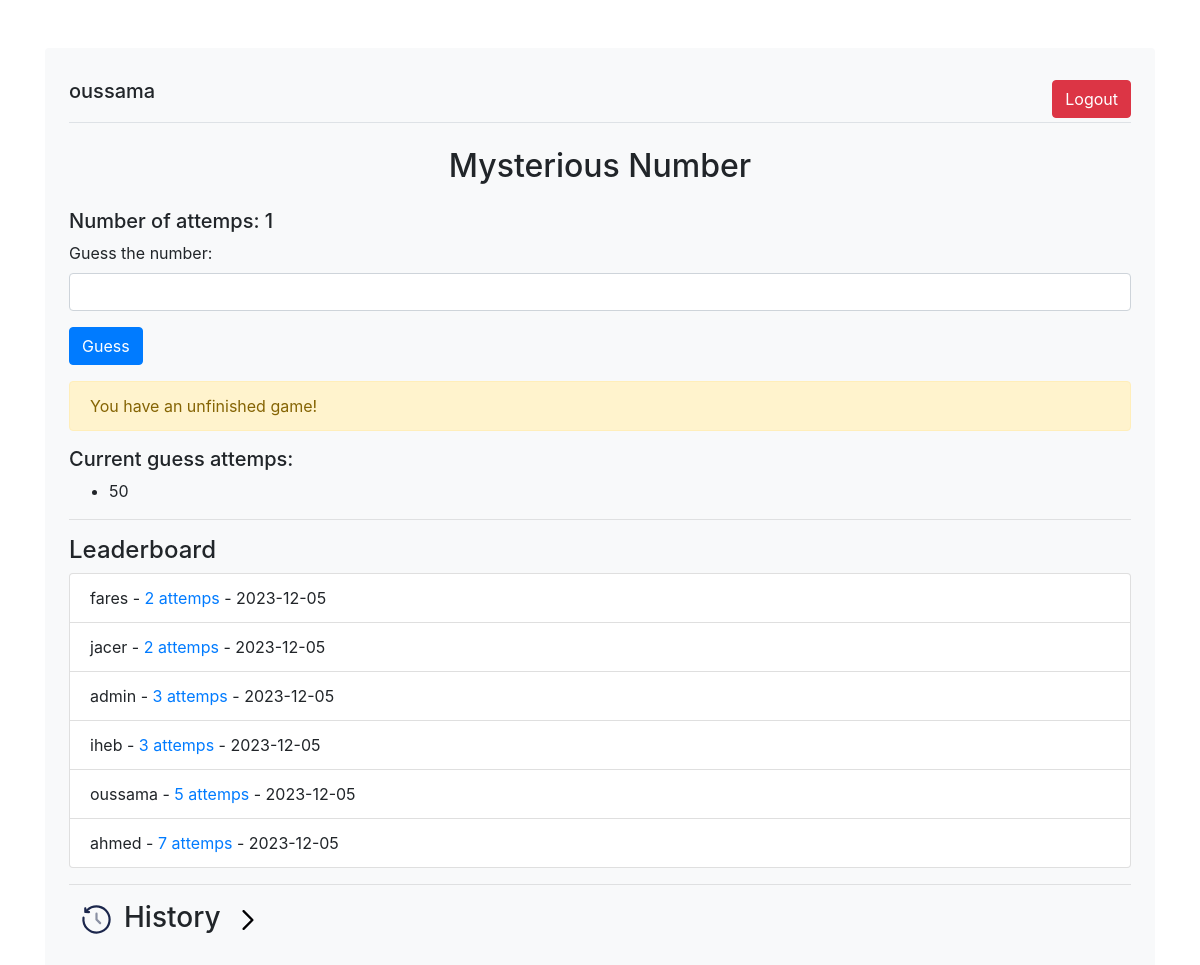
Screenshot of /index.php (signed in) with the database file from the repository.
### tables this page shows
CREATE TABLE `games` (
  `id` int(11) NOT NULL,
  `user_id` int(11) NOT NULL,
  `attemps` int(11) NOT NULL,
  `game_date` date DEFAULT current_timestamp(),
  `finished` tinyint(1) DEFAULT 0,
  `mys_number` int(11) DEFAULT NULL
);

CREATE TABLE `attemps` (
  `id` int(11) NOT NULL,
  `user_id` int(11) DEFAULT NULL,
  `value` int(11) DEFAULT NULL,
  `attemp_date` date DEFAULT current_timestamp(),
  `game_id` int(11) DEFAULT NULL
);

CREATE TABLE `users` (
  `id` int(11) NOT NULL,
  `username` varchar(255) NOT NULL,
  `password` varchar(255) NOT NULL,
  `name` varchar(50) NOT NULL
);

### index.php (the view, shortened to what this page needs)
<?php
require 'config.php';
if ($_SERVER['REQUEST_METHOD'] === 'GET') {
    $user_id = $_SESSION['user_id'] ?? $_COOKIE['user_id'];
    $unfinished_game_query = "SELECT * FROM games WHERE user_id = {$user_id} AND finished = 0";
    $unfinished_game_result = $conn->query($unfinished_game_query);
    if ($unfinished_game_result->num_rows > 0) {
        $row = $unfinished_game_result->fetch_assoc();
        $attemps = $row['attemps'];
    }
}
$highscores_query = "SELECT games.id, users.name, MIN(games.attemps) as min_score, games.game_date as date FROM games INNER JOIN users ON games.user_id = users.id WHERE games.finished = 1 GROUP BY users.username ORDER BY min_score ASC LIMIT 8";
$highscores_result = $conn->query($highscores_query);
$current_attemps_query =  "SELECT * FROM attemps WHERE game_id = {$_SESSION['game_id']} ORDER BY id DESC";
$current_attemps_result = $conn->query($current_attemps_query);
$attemps_list = [];
while ($row = $current_attemps_result->fetch_assoc()) {
    $attemps_list[] = $row;
}
?>
<!DOCTYPE html>
<html lang="en">
<head>
    <link href="https://cdn.jsdelivr.net/npm/bootstrap@4.6.2/dist/css/bootstrap.min.css" rel="stylesheet">
</head>
<body>
    <div class="container mt-5">
        <div class="wrapper w-100 bg-light p-4 rounded">
            <div class="d-flex justify-content-between align-items-center border-bottom pb-1">
                <h5><?= $_SESSION['username'] ?></h5>
                <a class="btn btn-danger mt-2" href="logout.php" class="mt-3">Logout</a>
            </div>
            <h2 class="h2 my-4 text-center">Mysterious Number</h2>
            <form method="post" action="" class="mt-4">
                <h5>Number of attemps: <?= $attemps ?></h5>
                <div class="form-group">
                    <label for="guess">Guess the number:</label>
                    <input type="number" class="form-control" name="guess" required>
                </div>
                <input type="submit" class="btn btn-primary" value="Guess">
            </form>
            <?php
            if (isset($_SESSION['message'])) {
                if (isset($_SESSION["win"])) {
                    echo "<p class='alert alert-success mt-3'>{$_SESSION['message']}</p>";
                } else {
                    echo "<p class='alert alert-info  mt-3'>{$_SESSION['message']}</p>";
                }
                unset($_SESSION['message']);
            } else if ($attemps > 0) {
                echo "<p class='alert alert-warning mt-3'>You have an unfinished game!</p>";
            }
            ?>
            <?php if (count($attemps_list) > 0) : ?>
                <h5>Current guess attemps:</h5>
                <ul class=''>
                    <?php foreach ($attemps_list as $attemp) : ?>
                        <li><?= $attemp['value'] ?></li>
                    <?php endforeach; ?>
                </ul>
            <?php endif; ?>
            <hr>
            <?php
            if ($highscores_result->num_rows > 0) {
                echo "<h4>Leaderboard</h4>";
                echo "<ul class='list-group bg-light border-primary'>";
                while ($row = $highscores_result->fetch_assoc()) {
                    echo "<li class='list-group-item'>{$row['name']} -
                        <a href='attemps_history.php?game_id={$row['id']}'>{$row['min_score']} attemps</a>
                    - {$row['date']}</li>";
                }
                echo "</ul>";
            }
            ?>
            <hr>
            <div class="history">
                <h3><img src="history.svg" alt="">History <img src="chevron.svg" alt=""></h3>
            </div>
        </div>
    </div>
</body>
</html>

### index.php (style rules this page uses)
.wrapper { width: 360px; padding: 20px; }
.history h3 { cursor: pointer; user-select: none; }
.history h3 img { width: 20px; height: 20px; margin-left: 10px; transition: transform 0.15s ease-in-out; }
.history h3 img:first-child { width: 35px; height: 35px; margin-right: 10px; }

### rows the page displays
games: attemps "1"
attemps: value "50"
games: user.name "fares", min_score "2", game_date "2023-12-05"
games: user.name "jacer", min_score "2", game_date "2023-12-05"
games: user.name "admin", min_score "3", game_date "2023-12-05"
games: user.name "iheb", min_score "3", game_date "2023-12-05"
games: user.name "oussama", min_score "5", game_date "2023-12-05"
games: user.name "ahmed", min_score "7", game_date "2023-12-05"

### other values shown
$_SESSION['username'] "oussama"
